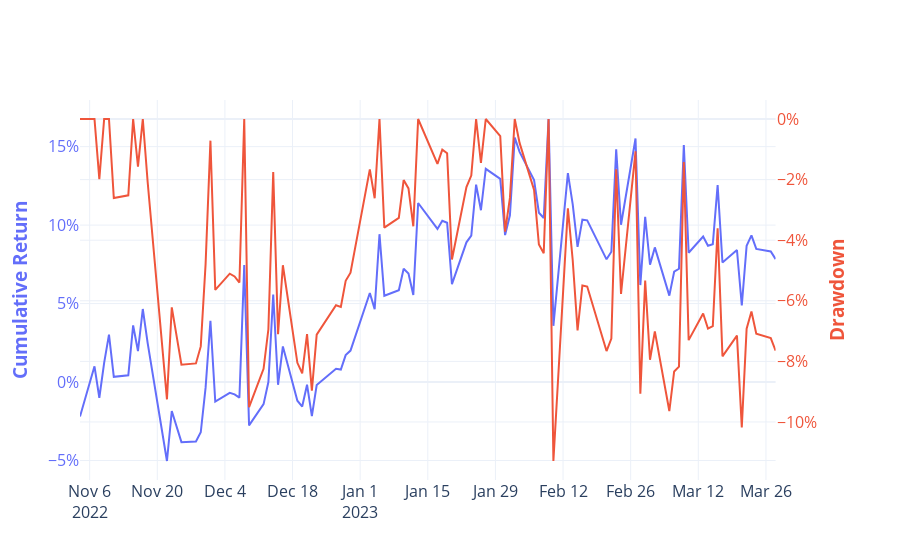

The code cell stored with this chart in its notebook:
### Markdown cell above
### Plot drawdowns

### Code cell
cum_max = cum_ret.expanding().max()
drawdown = cum_ret/cum_max - 1

trace2 = go.Scatter(
    x = drawdown.index.to_list(),
    y = drawdown,
    mode="lines",
   hovertemplate="%{x}<br>drawdown = %{y:.2%}<extra></extra>"
)

fig = make_subplots(specs=[[{"secondary_y": True}]])
fig.add_trace(trace1, secondary_y=False)
fig.add_trace(trace2, secondary_y=True)

plotly_template = pio.templates["plotly_white"]
colors = plotly_template.layout.colorway

fig.update_yaxes(
    title_text="<b>Cumulative Return</b>", 
    title_font=dict(color=colors[0]), 
    color=colors[0], 
    tickformat=".0%", 
    secondary_y=False
)
fig.update_yaxes(
    title_text="<b>Drawdown</b>", 
    title_font=dict(color=colors[1]), 
    color=colors[1], 
    tickformat=".0%", 
    secondary_y=True
)

fig.update_layout(
    template="plotly_white",
    font_size=16,
    showlegend=False,
)

fig.write_image(f"{output_dir}/drawdown.jpeg")
fig.write_html(f"{output_dir}/drawdown.html")
fig.show()
